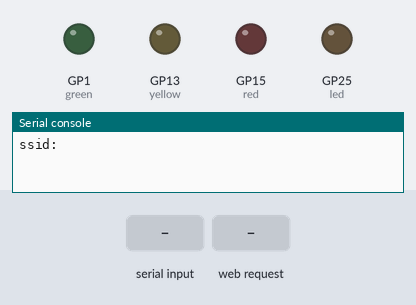
A program run on a simulated Raspberry Pi Pico running MicroPython. Parts: output pins drawn as LEDs (lit = HIGH), the last lines printed to the serial console. The test bench sets the inputs (shaded band). WiFi joins after 1.5 s.

Above: at 1.2 s.
1.3 s: "80" typed at the serial console, then Enter
2.8 s: "5" typed at the serial console, then Enter
4.3 s: "90" typed at the serial console, then Enter
7.3 s: HTTP request GET /led=on received
At 8.0 s:
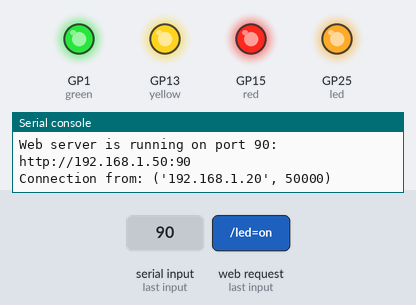
8.8 s: HTTP request GET /led=off received
At 9.1 s:
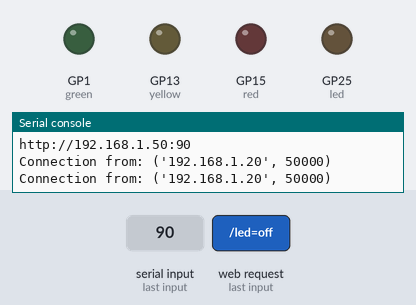
Timing chart, 0 to 11.3 s (numbered marks = the images above; inputs shaded):
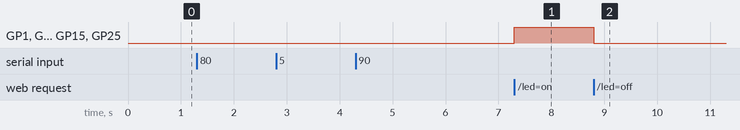

The program:

LED_server.py
```python
# Import libraries

import network
import socket
from time import sleep
from machine import Pin

# Set LEDs

green = Pin(1, Pin.OUT)
red = Pin(15, Pin.OUT)
led = Pin("LED", Pin.OUT)
yellow = Pin(13, Pin.OUT)

# Set Wi-Fi, Password and connect to it

ssid = input("ssid: ")
password = input("Password: ")
port = int(input("Port to serve on: "))

wifi = network.WLAN(network.STA_IF)
wifi.active(True)
wifi.connect(ssid, password)

print("Waiting for connection...")
while not wifi.isconnected():
    pass

ip = wifi.ifconfig()[0]
print("Successfully connected!")
print(f"Connected to network: {ssid}")
print(f"The password is: {password}")
print(f"The IP address is: {ip}")

def handle_request(conn):
    request = conn.recv(1024)
    if b"GET /led=on" in request:
        green.value(1)
        red.on()
        yellow.on()
        led.on()
    elif b"GET /led=off" in request:
        green.value(0)
        red.off()
        yellow.off()
        led.off()
    response = f"""HTTP/1.1 200 OK\r\nContent-Type: text/html\r\n\r\n
<!DOCTYPE html>
<html>
    <head>
        <title>Raspberry Pi Pico W</title>
        <style>
            body {{
                text-align: center;
                background-color: #F0F2F5;
                font-family: Arial, sans-serif;
                font-size: 16px;
                line-height: 1.5;
                padding: 1em;
            }}
            h1 {{
                margin-top: 0;
            }}
            .led {{
                display: inline-block;
                width: 50px;
                height: 50px;
                margin: 1em;
                border-radius: 50%;
                background-color: {"#4CAF50" if green.value() else "#F44336"};
            }}
            .led-label {{
                display: block;
                font-size: 1.5em;
                margin-bottom: 1em;
            }}
            .button {{
                display: inline-block;
                padding: 1em;
                border: none;
                border-radius: 5px;
                background-color: #2196F3;
                color: #FFFFFF;
                font-size: 1em;
                cursor: pointer;
            }}
            .button:hover {{
                background-color: #0D47A1;
            }}
        </style>
    </head>
    <body>
        <h1>LED Control Panel</h1>
        <div class="led"></div>
        <div class="led-label">The LED is currently {"on" if green.value() else "off"}</div>
        <div>
            <button class="button" onclick="location.href='/led=on'">LED On</button>
            <button class="button" onclick="location.href='/led=off'">LED Off</button>
        </div>
        <br>
        <div>The IP address is {ip} and the port is {port}</div>
    </body>
</html>"""

    conn.send(response)
    conn.close()

s = socket.socket(socket.AF_INET, socket.SOCK_STREAM)
s.bind((ip, port))
s.listen(5)

if port == 80:
    print("Web server is running:")
    print(f"http://{ip}")
else:
    print(f"Web server is running on port {port}:")
    print(f"http://{ip}:{port}")

while True:
    conn, addr = s.accept()
    print("Connection from:", addr)
    handle_request(conn)
    sleep(0.1)
```

Measured:
- after the input at 7.3 s, GP1 (green), GP13 (yellow), GP15 (red), GP25 (led): LOW → HIGH at once
- after the input at 8.8 s, GP1 (green), GP13 (yellow), GP15 (red), GP25 (led): HIGH → LOW at once
